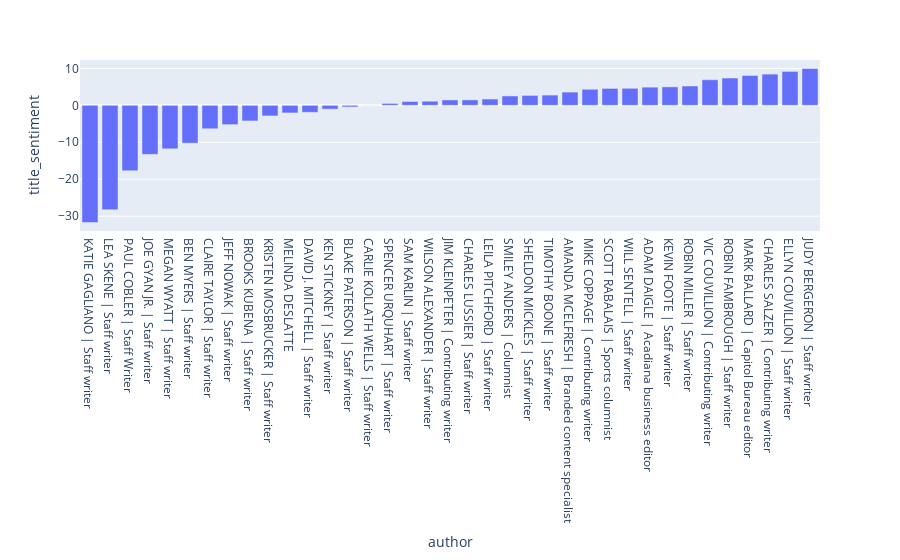

Source (notebook cell):
### Code cell
fig = px.bar(source_sentiments('The Advocate'), x = 'author', y = 'title_sentiment')
fig.show()

### Figure 1 — Plotly figure (JSON) as saved in the notebook; plotly's stock layout.template omitted (floating-point values rounded to 4 significant figures)
{"data": [{"alignmentgroup": "True", "hovertemplate": "author=%{x}<br>title_sentiment=%{y}<extra></extra>", "legendgroup": "", "marker": {"color": "#636efa"}, "name": "", "offsetgroup": "", "orientation": "v", "showlegend": false, "textposition": "auto", "type": "bar", "x": ["KATIE GAGLIANO | Staff writer", "LEA SKENE | Staff writer", "PAUL COBLER | Staff Writer", "JOE GYAN JR. | Staff writer", "MEGAN WYATT | Staff writer", "BEN MYERS | Staff writer", "CLAIRE TAYLOR | Staff writer", "JEFF NOWAK | Staff writer", "BROOKS KUBENA | Staff writer", "KRISTEN MOSBRUCKER | Staff writer", "MELINDA DESLATTE", "DAVID J. MITCHELL | Staff writer", "KEN STICKNEY | Staff writer", "BLAKE PATERSON | Staff writer", "CARLIE KOLLATH WELLS | Staff writer", "SPENCER URQUHART | Staff writer", "SAM KARLIN | Staff writer", "WILSON ALEXANDER | Staff writer", "JIM KLEINPETER | Contributing writer", "CHARLES LUSSIER | Staff writer", "LEILA PITCHFORD | Staff writer", "SMILEY ANDERS | Columnist", "SHELDON MICKLES | Staff writer", "TIMOTHY BOONE | Staff writer", "AMANDA MCELFRESH | Branded content specialist", "MIKE COPPAGE | Contributing writer", "SCOTT RABALAIS | Sports columnist", "WILL SENTELL | Staff writer", "ADAM DAIGLE | Acadiana business editor", "KEVIN FOOTE | Staff writer", "ROBIN MILLER | Staff writer", "VIC COUVILLION | Contributing writer", "ROBIN FAMBROUGH | Staff writer", "MARK BALLARD | Capitol Bureau editor", "CHARLES SALZER | Contributing writer", "ELLYN COUVILLION | Staff writer", "JUDY BERGERON | Staff writer"], "xaxis": "x", "y": [-31.7, -28.25, -17.71, -13.27, -11.77, -10.24, -6.346, -5.223, -4.227, -2.868, -2.063, -1.895, -1.038, -0.444, 0, 0.5233, 1.04, 1.121, 1.457, 1.47, 1.7, 2.543, 2.684, 2.775, 3.581, 4.353, 4.582, 4.613, 4.92, 5.0, 5.231, 6.927, 7.389, 8.079, 8.447, 9.18, 9.955], "yaxis": "y"}], "layout": {"barmode": "relative", "legend": {"tracegroupgap": 0}, "margin": {"t": 60}, "xaxis": {"anchor": "y", "domain": [0, 1], "title": {"text": "author"}}, "yaxis": {"anchor": "x", "domain": [0, 1], "title": {"text": "title_sentiment"}}}}
